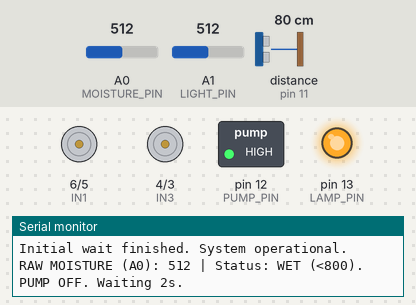
Recording of a sketch running on a simulated Arduino Uno, built with avr-gcc and run on an emulated ATmega328P. Shown: motor-driver pin pairs drawn as motors (green arrow = first pin HIGH = forward, orange = second pin HIGH = backward, longer = more drive, scaled by the enable pin), switched loads named in the sketch (green lamp = pin HIGH), output pins drawn as LEDs (lit = HIGH), the last lines printed to the serial monitor. Inputs (shaded band) come from the test bench; at power-on: A0 (MOISTURE_PIN) = 512, A1 (LIGHT_PIN) = 512, distance to the obstacle (sensor on pin 11) 80 cm. The echo pulse lasts 58.3 µs per cm; pins used as bus, display or sensor lines are not drawn.

Above: at 6.2 s.
6.3 s: A0 (MOISTURE_PIN) set to 787
8.9 s: A0 (MOISTURE_PIN) set to 810
At 10.4 s:
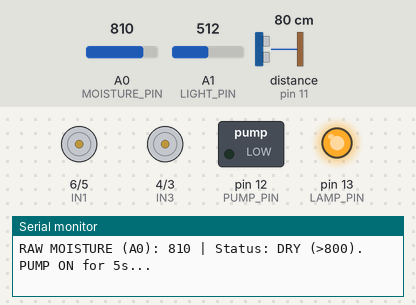
15.3 s: A1 (LIGHT_PIN) set to 213
17.9 s: A1 (LIGHT_PIN) set to 185
At 23.7 s:
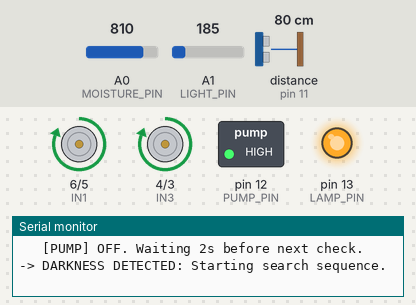
29.5 s: A0 (MOISTURE_PIN) set to 790
At 33.8 s:
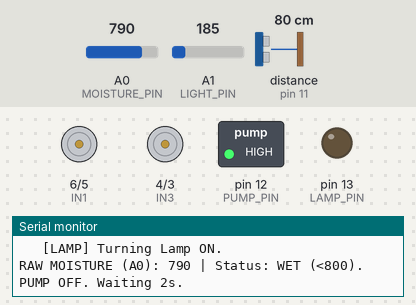
34.5 s: A0 (MOISTURE_PIN) set to 900
At 36.5 s:
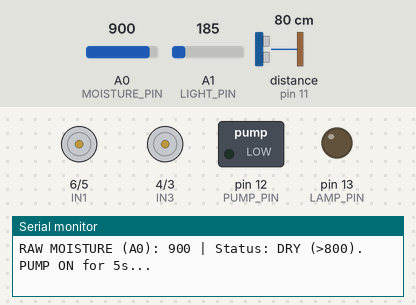
Timing chart, 0 to 41.6 s (numbered marks = the images above; inputs shaded):
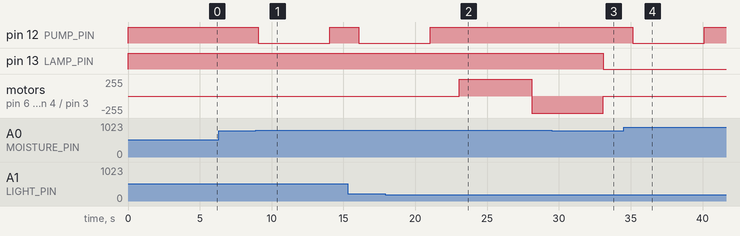

The sketch:

Arduino.ino
```cpp
// ==========================================
// 1. PIN DEFINITIONS
// ==========================================

// --- ENVIRONMENTAL SENSORS ---
const int MOISTURE_PIN = A0;      // Moisture Sensor
const int LIGHT_PIN = A1;         // Light Sensor

// --- ACTUATORS (RELAYS) ---
const int PUMP_PIN = 12;          // Pump Relay
const int LAMP_PIN = 13;          // Lamp Relay

// --- MOTORS (L298N) ---
const int ENA = 7;
const int IN1 = 6;
const int IN2 = 5;
const int IN3 = 4;
const int IN4 = 3;
const int ENB = 2;

// --- DISTANCE SENSORS (ULTRASONIC) ---
const int TRIG_FRONT = 10;
const int ECHO_FRONT = 11;
const int TRIG_BACK = 8;
const int ECHO_BACK = 9;

// ==========================================
// 2. CALIBRATION THRESHOLDS
// ==========================================

const int DRY_THRESHOLD = 800;    // Dry if >= 800
const int LIGHT_THRESHOLD = 200;  // Dark if < 200
const int OBSTACLE_DIST = 15;     // 15 cm danger distance

// --- SYSTEM VARIABLES ---
bool isLampOn = false;

// ==========================================
// 3. SETUP FUNCTION
// ==========================================

void setup() {
  // Initialize Pins
  pinMode(PUMP_PIN, OUTPUT);
  pinMode(LAMP_PIN, OUTPUT);
  pinMode(ENA, OUTPUT); pinMode(ENB, OUTPUT);
  pinMode(IN1, OUTPUT); pinMode(IN2, OUTPUT);
  pinMode(IN3, OUTPUT); pinMode(IN4, OUTPUT);
  pinMode(TRIG_FRONT, OUTPUT); pinMode(ECHO_FRONT, INPUT);
  pinMode(TRIG_BACK, OUTPUT); pinMode(ECHO_BACK, INPUT);

  // Stop all components initially
  digitalWrite(PUMP_PIN, HIGH);
  digitalWrite(LAMP_PIN, HIGH);
  stopMotors();

  Serial.begin(9600);
  Serial.println("System Initialized. Starting after 5 seconds...");

  // Initial wait command (5 seconds)
  delay(5000);
  Serial.println("Initial wait finished. System operational.");
}

// ==========================================
// 4. MAIN LOOP FUNCTION
// ==========================================

void loop() {

  // ---------------------------------------------------------
  // DIAGNOSTICS & SENSOR READING (EVERY CYCLE)
  // ---------------------------------------------------------
  int moisture = analogRead(MOISTURE_PIN);

  // Print moisture reading for diagnostics
  Serial.print("RAW MOISTURE (A0): ");
  Serial.print(moisture);
  Serial.print(" | Status: ");

  // ---------------------------------------------------------
  // PHASE 1: MOISTURE CHECK & PUMP CONTROL
  // ---------------------------------------------------------
  if (moisture >= DRY_THRESHOLD) {
    // Soil is dry
    Serial.println("DRY (>800). PUMP ON for 5s...");

    // Run pump for 5 seconds
    digitalWrite(PUMP_PIN, LOW);
    delay(5000);
    digitalWrite(PUMP_PIN, HIGH);

    // Wait 2 seconds before checking again (creates a 5s ON / 2s OFF cycle)
    Serial.println("   [PUMP] OFF. Waiting 2s before next check.");
    delay(2000);

  } else {
    // Soil is wet
    digitalWrite(PUMP_PIN, HIGH); // Ensure pump is stopped
    Serial.println("WET (<800). PUMP OFF. Waiting 2s.");

    // 2-second delay to prevent CPU hogging
    delay(2000);
  }

  // ---------------------------------------------------------
  // PHASE 2: LIGHT & MOVEMENT LOGIC
  // ---------------------------------------------------------

  int light = analogRead(LIGHT_PIN);

  // Case A: Area is dark + Lamp is OFF
  if (light < LIGHT_THRESHOLD && !isLampOn) {
    // Pass reading to the function strictly for diagnostics
    searchForLight(light);
  }

  // Case B: Lamp is ON + Natural light detected
  else if (light >= LIGHT_THRESHOLD && isLampOn) {
    Serial.println("-> NATURAL LIGHT: Turning Lamp OFF.");
    digitalWrite(LAMP_PIN, HIGH);
    isLampOn = false;
  }
}

// ==========================================
// 5. HELPER FUNCTIONS
// ==========================================

// --- LIGHT SEARCH FUNCTION ---
void searchForLight(int initialLight) {

  unsigned long moveStartTime = millis();
  bool lightFound = false;
  bool obstacleHit = false;

  Serial.println("-> DARKNESS DETECTED: Starting search sequence.");
  moveForward();
  // ... (Rest of movement and reverse logic follows previous logic) ...

  while (millis() - moveStartTime < 5000) {

    int dist = getDistance(TRIG_FRONT, ECHO_FRONT);
    if (dist <= OBSTACLE_DIST) {
      obstacleHit = true;
      break;
    }

    int lightNow = analogRead(LIGHT_PIN);
    if (lightNow >= LIGHT_THRESHOLD) {
      lightFound = true;
      break;
    }

    delay(50);
  }

  stopMotors();

  if (lightFound) {
    Serial.println("   [SEARCH] Natural Light Found! Stopping.");
    return;
  }
  else if (obstacleHit) {
    Serial.println("   [ACTION] Obstacle Avoidance: Reversing for 2 seconds...");
    moveBackward();
    delay(2000);
    stopMotors();
    turnLampOn();
  }
  else {
    Serial.println("   [ACTION] Time limit reached (5s). Reversing for 5 seconds (Base)...");
    moveBackward();
    delay(5000);
    stopMotors();
    turnLampOn();
  }
}

// --- LAMP CONTROL ---
void turnLampOn() {
    Serial.println("   [LAMP] Turning Lamp ON.");
    digitalWrite(LAMP_PIN, LOW); // Turn ON
    isLampOn = true;
}

// --- MOVEMENT FUNCTIONS ---
void moveForward() {
  digitalWrite(ENA, HIGH); digitalWrite(ENB, HIGH);
  digitalWrite(IN1, HIGH); digitalWrite(IN2, LOW);
  digitalWrite(IN3, HIGH); digitalWrite(IN4, LOW);
}

void moveBackward() {
  digitalWrite(ENA, HIGH); digitalWrite(ENB, HIGH);
  digitalWrite(IN1, LOW);  digitalWrite(IN2, HIGH);
  digitalWrite(IN3, LOW);  digitalWrite(IN4, HIGH);
}

void stopMotors() {
  digitalWrite(ENA, LOW); digitalWrite(ENB, LOW);
  digitalWrite(IN1, LOW); digitalWrite(IN2, LOW);
  digitalWrite(IN3, LOW); digitalWrite(IN4, LOW);
}

// --- DISTANCE MEASUREMENT ---
int getDistance(int trig, int echo) {
  digitalWrite(trig, LOW); delayMicroseconds(2);
  digitalWrite(trig, HIGH); delayMicroseconds(10);
  digitalWrite(trig, LOW);
  long duration = pulseIn(echo, HIGH, 25000);
  if (duration == 0) return 999;
  return duration * 0.034 / 2;
}
```

Measured:
- the behaviour switches between 799 and 800 on A0 (MOISTURE_PIN) (found by bisection; images 0 and 1)
- the behaviour switches between 200 and 199 on A1 (LIGHT_PIN) (found by bisection; images 1 and 2)
- after the input at 8.9 s, pin 12 (PUMP_PIN): HIGH → LOW after 0.15 s, → HIGH 5.0 s later
- after the input at 17.9 s, pin 12 (PUMP_PIN): goes on until 21.1 s, then stays HIGH; motor on pin 6 (IN1) / pin 5 (IN2), motor on pin 4 (IN3) / pin 3 (IN4): stopped → forward 255/255 after 5.2 s, → backward 255/255 5.0 s later
- after the input at 29.5 s, pin 12 (PUMP_PIN): stays HIGH (without the input it goes to LOW after 3.6 s)
- after the input at 34.5 s, pin 12 (PUMP_PIN): HIGH → LOW after 0.63 s, → HIGH 5.0 s later
